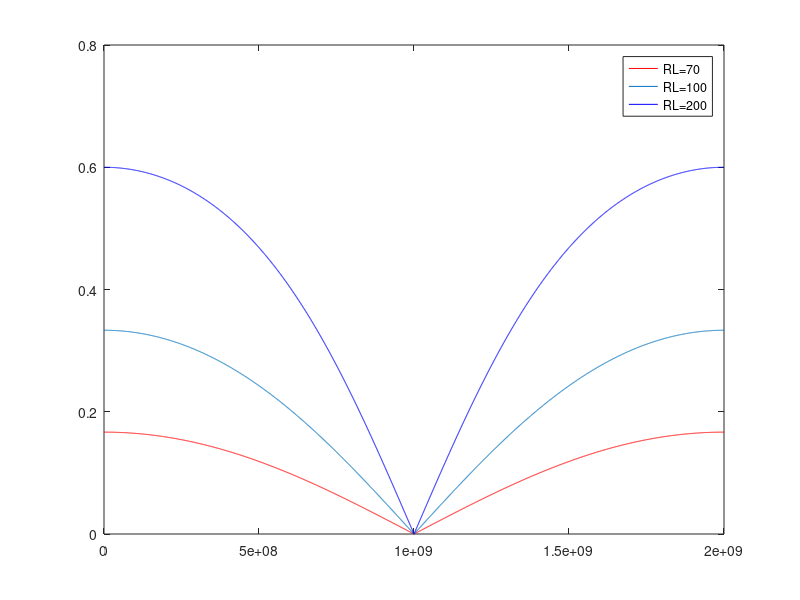

Write MATLAB code to recreate this figure.
%Frequency analysis of Quarter-wave Impedance Matching

Z0 = 50; %Characteristic impedance of line to be matched
RL = [70,100,200]; %Load resistance
Z1 = sqrt(Z0 .* RL); %Characteristic impedance of quater-wave transformer

freq = linspace(0,2e9,4000);

freq_match = 1e9; %Impedance matching at 1GHz
theta = pi*freq/(freq_match*2);

Zin = zeros([3,4000]);

for i=1:1:3
    Zin(i,:) = Z1(i)*(RL(i)+1i*Z1(i)*tan(theta)) ./ (Z1(i)+1i*RL(i)*tan(theta));
end

gamma= (Zin - Z0) ./ (Zin + Z0);

plot(freq,abs(gamma(1,:)),'r') 
hold on
plot(freq,abs(gamma(2,:)),'')
plot(freq,abs(gamma(3,:)),'b')
legend('RL=70','RL=100', 'RL=200');
xlim([0,2e9]);
ylim([0,0.8]);


